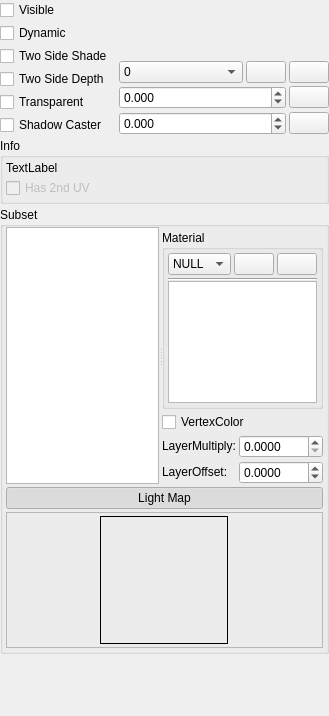
         <widget class="QWidget" name="scrollAreaWidgetContents">
          <property name="geometry">
           <rect>
            <x>0</x>
            <y>0</y>
            <width>329</width>
            <height>716</height>
           </rect>
          </property>
          <layout class="QGridLayout" name="gridLayout_21">
           <property name="leftMargin">
            <number>0</number>
           </property>
           <property name="topMargin">
            <number>0</number>
           </property>
           <property name="rightMargin">
            <number>0</number>
           </property>
           <property name="bottomMargin">
            <number>0</number>
           </property>
           <property name="spacing">
            <number>3</number>
           </property>
           <item row="0" column="0" rowspan="4">
            <layout class="QVBoxLayout" name="verticalLayout">
             <property name="spacing">
              <number>3</number>
             </property>
             <item>
              <widget class="QCheckBox" name="ModelVisible">
               <property name="sizePolicy">
                <sizepolicy hsizetype="Fixed" vsizetype="Fixed">
                 <horstretch>0</horstretch>
                 <verstretch>0</verstretch>
                </sizepolicy>
               </property>
               <property name="text">
                <string>Visible</string>
               </property>
              </widget>
             </item>
             <item>
              <widget class="QCheckBox" name="ModelDynamic">
               <property name="sizePolicy">
                <sizepolicy hsizetype="Fixed" vsizetype="Fixed">
                 <horstretch>0</horstretch>
                 <verstretch>0</verstretch>
                </sizepolicy>
               </property>
               <property name="text">
                <string>Dynamic</string>
               </property>
              </widget>
             </item>
             <item>
              <widget class="QCheckBox" name="ModelTwoSideShade">
               <property name="text">
                <string>Two Side Shade</string>
               </property>
              </widget>
             </item>
             <item>
              <widget class="QCheckBox" name="ModelTwoSideDepth">
               <property name="text">
                <string>Two Side Depth</string>
               </property>
              </widget>
             </item>
             <item>
              <widget class="QCheckBox" name="ModelTransparent">
               <property name="text">
                <string>Transparent</string>
               </property>
              </widget>
             </item>
             <item>
              <widget class="QCheckBox" name="ModelShadowCaster">
               <property name="text">
                <string>Shadow Caster</string>
               </property>
              </widget>
             </item>
            </layout>
           </item>
           <item row="0" column="2">
            <widget class="ColorSelector" name="ModelBoundColor">
             <property name="minimumSize">
              <size>
               <width>0</width>
               <height>24</height>
              </size>
             </property>
             <property name="toolTip">
              <string>Bound Color</string>
             </property>
            </widget>
           </item>
           <item row="1" column="2">
            <layout class="QHBoxLayout" name="horizontalLayout_3">
             <property name="spacing">
              <number>3</number>
             </property>
             <item>
              <widget class="QComboBox" name="ModelLOD">
               <property name="sizePolicy">
                <sizepolicy hsizetype="Expanding" vsizetype="Fixed">
                 <horstretch>0</horstretch>
                 <verstretch>0</verstretch>
                </sizepolicy>
               </property>
               <property name="toolTip">
                <string>LOD</string>
               </property>
               <item>
                <property name="text">
                 <string>0</string>
                </property>
                <property name="icon">
                 <iconset resource="GEditor.qrc">
                  <normaloff>:/Resources/MetroStyle/teapot.png</normaloff>:/Resources/MetroStyle/teapot.png</iconset>
                </property>
               </item>
              </widget>
             </item>
             <item>
              <widget class="QPushButton" name="ModelLODAdd">
               <property name="sizePolicy">
                <sizepolicy hsizetype="Fixed" vsizetype="Fixed">
                 <horstretch>0</horstretch>
                 <verstretch>0</verstretch>
                </sizepolicy>
               </property>
               <property name="toolTip">
                <string>Add LOD</string>
               </property>
               <property name="text">
                <string/>
               </property>
               <property name="icon">
                <iconset resource="GEditor.qrc">
                 <normaloff>:/Resources/MetroStyle/plus.png</normaloff>:/Resources/MetroStyle/plus.png</iconset>
               </property>
              </widget>
             </item>
             <item>
              <widget class="QPushButton" name="ModelLODRemove">
               <property name="sizePolicy">
                <sizepolicy hsizetype="Fixed" vsizetype="Fixed">
                 <horstretch>0</horstretch>
                 <verstretch>0</verstretch>
                </sizepolicy>
               </property>
               <property name="toolTip">
                <string>Remove LOD</string>
               </property>
               <property name="text">
                <string/>
               </property>
               <property name="icon">
                <iconset resource="GEditor.qrc">
                 <normaloff>:/Resources/MetroStyle/minus.png</normaloff>:/Resources/MetroStyle/minus.png</iconset>
               </property>
              </widget>
             </item>
            </layout>
           </item>
           <item row="2" column="2">
            <layout class="QHBoxLayout" name="horizontalLayout_4">
             <property name="spacing">
              <number>3</number>
             </property>
             <item>
              <widget class="DoubleSpinBox" name="ModelLodDistance">
               <property name="sizePolicy">
                <sizepolicy hsizetype="Expanding" vsizetype="Fixed">
                 <horstretch>0</horstretch>
                 <verstretch>0</verstretch>
                </sizepolicy>
               </property>
               <property name="toolTip">
                <string>Lod Distance</string>
               </property>
               <property name="decimals">
                <number>3</number>
               </property>
               <property name="minimum">
                <double>-999999999.000000000000000</double>
               </property>
               <property name="maximum">
                <double>999999999.000000000000000</double>
               </property>
               <property name="singleStep">
                <double>0.010000000000000</double>
               </property>
              </widget>
             </item>
             <item>
              <widget class="QPushButton" name="ModelLodDistanceFromCamera">
               <property name="sizePolicy">
                <sizepolicy hsizetype="Fixed" vsizetype="Fixed">
                 <horstretch>0</horstretch>
                 <verstretch>0</verstretch>
                </sizepolicy>
               </property>
               <property name="toolTip">
                <string>Distance From Camera</string>
               </property>
               <property name="text">
                <string/>
               </property>
               <property name="icon">
                <iconset resource="GEditor.qrc">
                 <normaloff>:/Resources/MetroStyle/camcoder_pro.png</normaloff>:/Resources/MetroStyle/camcoder_pro.png</iconset>
               </property>
              </widget>
             </item>
            </layout>
           </item>
           <item row="3" column="2">
            <layout class="QHBoxLayout" name="horizontalLayout_11">
             <property name="spacing">
              <number>3</number>
             </property>
             <item>
              <widget class="DoubleSpinBox" name="ModelVisibleDistance">
               <property name="toolTip">
                <string>Visible Distance</string>
               </property>
               <property name="decimals">
                <number>3</number>
               </property>
               <property name="minimum">
                <double>-999999999.000000000000000</double>
               </property>
               <property name="maximum">
                <double>999999999.000000000000000</double>
               </property>
               <property name="singleStep">
                <double>0.010000000000000</double>
               </property>
              </widget>
             </item>
             <item>
              <widget class="QPushButton" name="ModelVisibleDistanceFromCamera">
               <property name="sizePolicy">
                <sizepolicy hsizetype="Fixed" vsizetype="Fixed">
                 <horstretch>0</horstretch>
                 <verstretch>0</verstretch>
                </sizepolicy>
               </property>
               <property name="toolTip">
                <string>Distance From Camera</string>
               </property>
               <property name="text">
                <string/>
               </property>
               <property name="icon">
                <iconset resource="GEditor.qrc">
                 <normaloff>:/Resources/MetroStyle/camcoder_pro.png</normaloff>:/Resources/MetroStyle/camcoder_pro.png</iconset>
               </property>
              </widget>
             </item>
            </layout>
           </item>
           <item row="4" column="0" colspan="3">
            <widget class="GroupBox" name="groupBox_12">
             <property name="title">
              <string>Info</string>
             </property>
             <property name="flat">
              <bool>true</bool>
             </property>
             <layout class="QGridLayout" name="gridLayout_6">
              <property name="leftMargin">
               <number>3</number>
              </property>
              <property name="topMargin">
               <number>3</number>
              </property>
              <property name="rightMargin">
               <number>3</number>
              </property>
              <property name="bottomMargin">
               <number>3</number>
              </property>
              <property name="spacing">
               <number>3</number>
              </property>
              <item row="0" column="0">
               <widget class="QLabel" name="ModelInfo">
                <property name="text">
                 <string>TextLabel</string>
                </property>
               </widget>
              </item>
              <item row="1" column="0">
               <widget class="QCheckBox" name="ModelHas2ndUV">
                <property name="enabled">
                 <bool>false</bool>
                </property>
                <property name="text">
                 <string>Has 2nd UV</string>
                </property>
               </widget>
              </item>
             </layout>
            </widget>
           </item>
           <item row="5" column="0" colspan="3">
            <widget class="GroupBox" name="groupBox_26">
             <property name="title">
              <string>Subset</string>
             </property>
             <property name="flat">
              <bool>true</bool>
             </property>
             <layout class="QGridLayout" name="gridLayout_22">
              <property name="leftMargin">
               <number>3</number>
              </property>
              <property name="topMargin">
               <number>0</number>
              </property>
              <property name="rightMargin">
               <number>3</number>
              </property>
              <property name="bottomMargin">
               <number>3</number>
              </property>
              <property name="spacing">
               <number>3</number>
              </property>
              <item row="0" column="0">
               <widget class="QSplitter" name="splitter">
                <property name="orientation">
                 <enum>Qt::Horizontal</enum>
                </property>
                <property name="handleWidth">
                 <number>3</number>
                </property>
                <widget class="QWidget" name="layoutWidget">
                 <layout class="QVBoxLayout" name="verticalLayout_2">
                  <property name="spacing">
                   <number>0</number>
                  </property>
                  <item>
                   <layout class="QHBoxLayout" name="SubsetToolBarLayout">
                    <property name="spacing">
                     <number>0</number>
                    </property>
                   </layout>
                  </item>
                  <item>
                   <widget class="ListWidget" name="ModelSubsetList">
                    <property name="sizePolicy">
                     <sizepolicy hsizetype="Preferred" vsizetype="Expanding">
                      <horstretch>0</horstretch>
                      <verstretch>0</verstretch>
                     </sizepolicy>
                    </property>
                    <property name="contextMenuPolicy">
                     <enum>Qt::CustomContextMenu</enum>
                    </property>
                    <property name="alternatingRowColors">
                     <bool>true</bool>
                    </property>
                    <property name="iconSize">
                     <size>
                      <width>16</width>
                      <height>16</height>
                     </size>
                    </property>
                    <property name="selectionRectVisible">
                     <bool>true</bool>
                    </property>
                   </widget>
                  </item>
                 </layout>
                </widget>
                <widget class="QWidget" name="layoutWidget1">
                 <layout class="QVBoxLayout" name="verticalLayout_3">
                  <property name="spacing">
                   <number>3</number>
                  </property>
                  <property name="topMargin">
                   <number>3</number>
                  </property>
                  <item>
                   <widget class="GroupBox" name="groupBox">
                    <property name="title">
                     <string>Material</string>
                    </property>
                    <layout class="QGridLayout" name="gridLayout_20">
                     <property name="leftMargin">
                      <number>3</number>
                     </property>
                     <property name="topMargin">
                      <number>3</number>
                     </property>
                     <property name="rightMargin">
                      <number>3</number>
                     </property>
                     <property name="bottomMargin">
                      <number>3</number>
                     </property>
                     <property name="spacing">
                      <number>3</number>
                     </property>
                     <item row="0" column="0">
                      <widget class="QComboBox" name="MaterialGroup">
                       <property name="sizePolicy">
                        <sizepolicy hsizetype="Expanding" vsizetype="Fixed">
                         <horstretch>0</horstretch>
                         <verstretch>0</verstretch>
                        </sizepolicy>
                       </property>
                       <property name="contextMenuPolicy">
                        <enum>Qt::CustomContextMenu</enum>
                       </property>
                       <item>
                        <property name="text">
                         <string>NULL</string>
                        </property>
                        <property name="icon">
                         <iconset resource="GEditor.qrc">
                          <normaloff>:/Resources/MetroStyle/folder.png</normaloff>:/Resources/MetroStyle/folder.png</iconset>
                        </property>
                       </item>
                      </widget>
                     </item>
                     <item row="0" column="1">
                      <widget class="QPushButton" name="MaterialGroupAdd">
                       <property name="sizePolicy">
                        <sizepolicy hsizetype="Fixed" vsizetype="Fixed">
                         <horstretch>0</horstretch>
                         <verstretch>0</verstretch>
                        </sizepolicy>
                       </property>
                       <property name="text">
                        <string/>
                       </property>
                       <property name="icon">
                        <iconset resource="GEditor.qrc">
                         <normaloff>:/Resources/MetroStyle/plus.png</normaloff>:/Resources/MetroStyle/plus.png</iconset>
                       </property>
                      </widget>
                     </item>
                     <item row="0" column="2">
                      <widget class="QPushButton" name="MaterialGroupRemove">
                       <property name="sizePolicy">
                        <sizepolicy hsizetype="Fixed" vsizetype="Fixed">
                         <horstretch>0</horstretch>
                         <verstretch>0</verstretch>
                        </sizepolicy>
                       </property>
                       <property name="text">
                        <string/>
                       </property>
                       <property name="icon">
                        <iconset resource="GEditor.qrc">
                         <normaloff>:/Resources/MetroStyle/minus.png</normaloff>:/Resources/MetroStyle/minus.png</iconset>
                       </property>
                      </widget>
                     </item>
                     <item row="1" column="0" colspan="3">
                      <layout class="QGridLayout" name="gridLayout_8">
                       <property name="spacing">
                        <number>0</number>
                       </property>
                       <item row="0" column="0">
                        <widget class="Line" name="line_2">
                         <property name="orientation">
                          <enum>Qt::Horizontal</enum>
                         </property>
                        </widget>
                       </item>
                       <item row="1" column="0">
                        <layout class="QHBoxLayout" name="MaterialToolBarLayout">
                         <property name="spacing">
                          <number>0</number>
                         </property>
                        </layout>
                       </item>
                       <item row="2" column="0">
                        <widget class="ListWidget" name="MaterialList">
                         <property name="sizePolicy">
                          <sizepolicy hsizetype="Expanding" vsizetype="Expanding">
                           <horstretch>0</horstretch>
                           <verstretch>0</verstretch>
                          </sizepolicy>
                         </property>
                         <property name="contextMenuPolicy">
                          <enum>Qt::CustomContextMenu</enum>
                         </property>
                         <property name="dragDropMode">
                          <enum>QAbstractItemView::InternalMove</enum>
                         </property>
                         <property name="alternatingRowColors">
                          <bool>true</bool>
                         </property>
                         <property name="selectionMode">
                          <enum>QAbstractItemView::ExtendedSelection</enum>
                         </property>
                         <property name="iconSize">
                          <size>
                           <width>16</width>
                           <height>16</height>
                          </size>
                         </property>
                         <property name="selectionRectVisible">
                          <bool>true</bool>
                         </property>
                        </widget>
                       </item>
                      </layout>
                     </item>
                    </layout>
                   </widget>
                  </item>
                  <item>
                   <layout class="QGridLayout" name="gridLayout_2">
                    <property name="spacing">
                     <number>3</number>
                    </property>
                    <item row="0" column="0" colspan="2">
                     <widget class="QCheckBox" name="ModelUseVertexColor">
                      <property name="sizePolicy">
                       <sizepolicy hsizetype="Fixed" vsizetype="Fixed">
                        <horstretch>0</horstretch>
                        <verstretch>0</verstretch>
                       </sizepolicy>
                      </property>
                      <property name="text">
                       <string>VertexColor</string>
                      </property>
                     </widget>
                    </item>
                    <item row="1" column="0">
                     <widget class="QLabel" name="label_2">
                      <property name="sizePolicy">
                       <sizepolicy hsizetype="Fixed" vsizetype="Fixed">
                        <horstretch>0</horstretch>
                        <verstretch>0</verstretch>
                       </sizepolicy>
                      </property>
                      <property name="text">
                       <string>LayerMultiply:</string>
                      </property>
                     </widget>
                    </item>
                    <item row="1" column="1">
                     <widget class="DoubleSpinBox" name="ModelLayerMultiply">
                      <property name="sizePolicy">
                       <sizepolicy hsizetype="Expanding" vsizetype="Fixed">
                        <horstretch>0</horstretch>
                        <verstretch>0</verstretch>
                       </sizepolicy>
                      </property>
                      <property name="toolTip">
                       <string>Layer Multiply</string>
                      </property>
                      <property name="decimals">
                       <number>4</number>
                      </property>
                      <property name="maximum">
                       <double>1000.000000000000000</double>
                      </property>
                      <property name="singleStep">
                       <double>0.001000000000000</double>
                      </property>
                      <property name="value">
                       <double>0.000000000000000</double>
                      </property>
                     </widget>
                    </item>
                    <item row="2" column="0">
                     <widget class="QLabel" name="label_3">
                      <property name="sizePolicy">
                       <sizepolicy hsizetype="Fixed" vsizetype="Fixed">
                        <horstretch>0</horstretch>
                        <verstretch>0</verstretch>
                       </sizepolicy>
                      </property>
                      <property name="text">
                       <string>LayerOffset:</string>
                      </property>
                     </widget>
                    </item>
                    <item row="2" column="1">
                     <widget class="DoubleSpinBox" name="ModelLayerOffset">
                      <property name="sizePolicy">
                       <sizepolicy hsizetype="Expanding" vsizetype="Fixed">
                        <horstretch>0</horstretch>
                        <verstretch>0</verstretch>
                       </sizepolicy>
                      </property>
                      <property name="toolTip">
                       <string>Layer Offset</string>
                      </property>
                      <property name="decimals">
                       <number>4</number>
                      </property>
                      <property name="minimum">
                       <double>-1.000000000000000</double>
                      </property>
                      <property name="maximum">
                       <double>1.000000000000000</double>
                      </property>
                      <property name="singleStep">
                       <double>0.001000000000000</double>
                      </property>
                     </widget>
                    </item>
                   </layout>
                  </item>
                 </layout>
                </widget>
               </widget>
              </item>
              <item row="1" column="0">
               <layout class="QGridLayout" name="gridLayout_7">
                <property name="spacing">
                 <number>3</number>
                </property>
                <item row="0" column="0" colspan="2">
                 <widget class="QPushButton" name="pushButton_3">
                  <property name="sizePolicy">
                   <sizepolicy hsizetype="Expanding" vsizetype="Fixed">
                    <horstretch>0</horstretch>
                    <verstretch>0</verstretch>
                   </sizepolicy>
                  </property>
                  <property name="text">
                   <string>Light Map</string>
                  </property>
                  <property name="icon">
                   <iconset resource="GEditor.qrc">
                    <normaloff>:/Resources/MetroStyle/play.png</normaloff>
                    <normalon>:/Resources/MetroStyle/playDown.png</normalon>:/Resources/MetroStyle/play.png</iconset>
                  </property>
                  <property name="checkable">
                   <bool>true</bool>
                  </property>
                  <property name="checked">
                   <bool>true</bool>
                  </property>
                  <property name="flat">
                   <bool>true</bool>
                  </property>
                 </widget>
                </item>
                <item row="1" column="0" colspan="2">
                 <widget class="QFrame" name="frame_3">
                  <property name="sizePolicy">
                   <sizepolicy hsizetype="Preferred" vsizetype="Fixed">
                    <horstretch>0</horstretch>
                    <verstretch>0</verstretch>
                   </sizepolicy>
                  </property>
                  <property name="frameShape">
                   <enum>QFrame::StyledPanel</enum>
                  </property>
                  <property name="frameShadow">
                   <enum>QFrame::Sunken</enum>
                  </property>
                  <layout class="QGridLayout" name="gridLayout_9">
                   <property name="leftMargin">
                    <number>3</number>
                   </property>
                   <property name="topMargin">
                    <number>3</number>
                   </property>
                   <property name="rightMargin">
                    <number>3</number>
                   </property>
                   <property name="bottomMargin">
                    <number>3</number>
                   </property>
                   <property name="spacing">
                    <number>3</number>
                   </property>
                   <item row="0" column="0">
                    <widget class="PictureBox" name="ModelSubsetLightMap">
                     <property name="sizePolicy">
                      <sizepolicy hsizetype="Ignored" vsizetype="Ignored">
                       <horstretch>0</horstretch>
                       <verstretch>0</verstretch>
                      </sizepolicy>
                     </property>
                     <property name="minimumSize">
                      <size>
                       <width>128</width>
                       <height>128</height>
                      </size>
                     </property>
                     <property name="maximumSize">
                      <size>
                       <width>128</width>
                       <height>128</height>
                      </size>
                     </property>
                     <property name="acceptDrops">
                      <bool>true</bool>
                     </property>
                     <property name="frameShape">
                      <enum>QFrame::Box</enum>
                     </property>
                     <property name="scaledContents">
                      <bool>true</bool>
                     </property>
                    </widget>
                   </item>
                  </layout>
                 </widget>
                </item>
               </layout>
              </item>
             </layout>
            </widget>
           </item>
           <item row="6" column="0" colspan="3">
            <spacer name="verticalSpacer_2">
             <property name="orientation">
              <enum>Qt::Vertical</enum>
             </property>
             <property name="sizeHint" stdset="0">
              <size>
               <width>20</width>
               <height>132</height>
              </size>
             </property>
            </spacer>
           </item>
          </layout>
         </widget>
